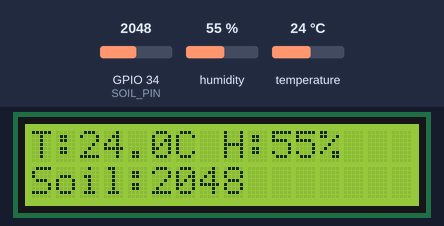
A sketch run on a simulated ESP32. Parts: 16×2 character LCD. The inputs (shaded band) are chosen by the test bench; at power-on: humidity 55 %, GPIO 34 (SOIL_PIN) = 2048, temperature 24 °C. WiFi joins after 1.5 s; servers stay silent unless stated; uploads are accepted with an empty reply; what the sketch prints to the serial monitor is not drawn.

Above: at 5.7 s.
5.8 s: humidity set to 22 %
At 8.0 s:
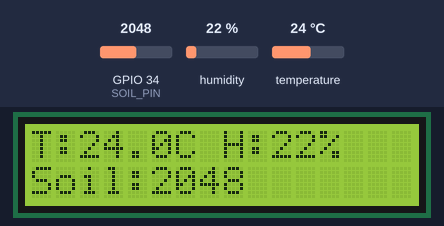
8.6 s: GPIO 34 (SOIL_PIN) set to 2866
At 9.8 s:
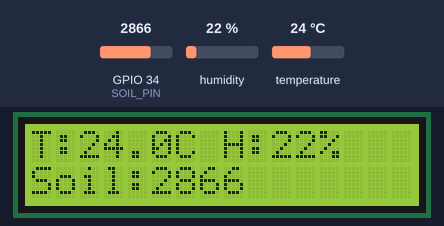
11.4 s: temperature set to 12 °C
At 14.1 s:
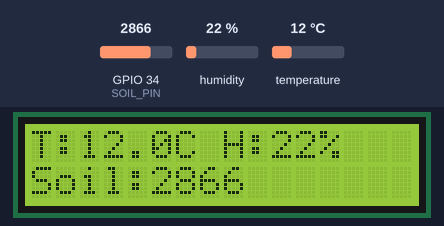
14.4 s: GPIO 34 (SOIL_PIN) set to 3603
At 16.2 s:
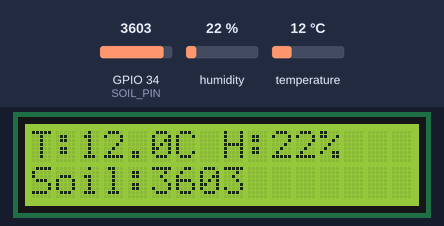
17.2 s: humidity set to 40 %
At 17.8 s:
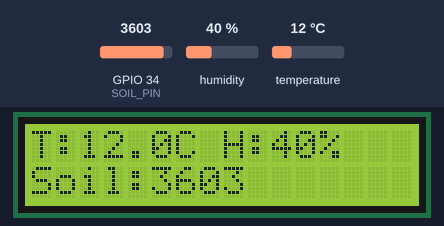
20.0 s: GPIO 34 (SOIL_PIN) set to 4095
At 22.5 s:
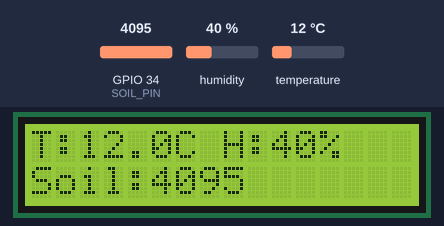
Timing chart, 0 to 24.0 s (numbered marks = the images above; inputs shaded):
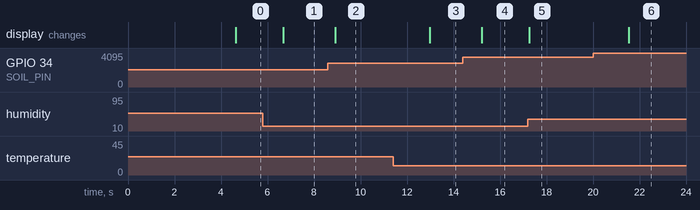

Measured:
- after the input at 5.8 s, the display: changes after 0.87 s (image 1)
- after the input at 8.6 s, the display: changes after 0.31 s (image 2)
- after the input at 11.4 s, the display: changes after 1.6 s (image 3)
- after the input at 14.4 s, the display: changes after 0.82 s (image 4)
- after the input at 17.2 s, the display: changes after 0.06 s (image 5)
- after the input at 20.0 s, the display: changes after 1.5 s (image 6)

The sketch:

main.ino
```cpp
#include <WiFi.h>
#include <HTTPClient.h>
#include <Wire.h>
#include <LiquidCrystal_I2C.h>
#include <DHT.h>

// =========================
// WIFI / CLOUD CONFIG
// =========================
const char* WIFI_SSID = "iotsimpleforfarming";
const char* WIFI_PASSWORD = "khilya1803";
const char* API_URL = "https://simple-iot-cloud.helmaliaputri622.workers.dev/update";
const unsigned long POST_INTERVAL_MS = 5000;

// =========================
// PIN CONFIG
// =========================
#define DHTPIN 4
#define DHTTYPE DHT22

#define SOIL_PIN 34

// =========================
// OBJECT
// =========================
DHT dht(DHTPIN, DHTTYPE);

// Ganti 0x27 menjadi 0x3F jika LCD tidak tampil
LiquidCrystal_I2C lcd(0x27, 16, 2);
unsigned long lastPostMillis = 0;

void connectWiFi() {
  Serial.print("Connecting to Wi-Fi");
  WiFi.begin(WIFI_SSID, WIFI_PASSWORD);

  unsigned long start = millis();
  while (WiFi.status() != WL_CONNECTED && millis() - start < 20000) {
    Serial.print(".");
    delay(500);
  }

  if (WiFi.status() == WL_CONNECTED) {
    Serial.println();
    Serial.print("Wi-Fi connected, IP: ");
    Serial.println(WiFi.localIP());
  } else {
    Serial.println();
    Serial.println("Wi-Fi connection failed.");
  }
}

void sendSensorData(float temperature, float humidity, int soilValue) {
  if (WiFi.status() != WL_CONNECTED) {
    Serial.println("Wi-Fi not connected, skipping cloud update.");
    return;
  }

  HTTPClient http;
  String payload = "{";
  payload += "\"temperature\":" + String(temperature, 1) + ",";
  payload += "\"humidity\":" + String(humidity, 1) + ",";
  payload += "\"soilValue\":" + String(soilValue);
  payload += "}";

  Serial.print("Posting to cloud: ");
  Serial.println(payload);

  http.begin(API_URL);
  http.addHeader("Content-Type", "application/json");
  int httpResponseCode = http.POST(payload);

  if (httpResponseCode > 0) {
    Serial.print("POST response code: ");
    Serial.println(httpResponseCode);
    String response = http.getString();
    Serial.print("Response body: ");
    Serial.println(response);
  } else {
    Serial.print("HTTP POST failed: ");
    Serial.println(httpResponseCode);
  }

  http.end();
}

void setup() {

  // =========================
  // SERIAL MONITOR
  // =========================
  Serial.begin(115200);

  // =========================
  // DHT22
  // =========================
  dht.begin();

  // =========================
  // LCD
  // =========================
  lcd.init();
  lcd.backlight();

  // =========================
  // START MESSAGE
  // =========================
  lcd.setCursor(0, 0);
  lcd.print("SMART FARMING");

  lcd.setCursor(0, 1);
  lcd.print("ESP32 READY");

  Serial.println("================================");
  Serial.println("ESP32 SMART FARMING TEST");
  Serial.println("DHT22 + SOIL + LCD + WIFI");
  Serial.println("================================");

  connectWiFi();
  delay(3000);

  lcd.clear();
}

void loop() {

  // =========================
  // READ DHT22
  // =========================
  float temperature = dht.readTemperature();
  float humidity = dht.readHumidity();

  // =========================
  // READ SOIL SENSOR
  // =========================
  int soilValue = analogRead(SOIL_PIN);

  // =========================
  // CHECK DHT ERROR
  // =========================
  if (isnan(temperature) || isnan(humidity)) {

    Serial.println("DHT22 ERROR!");

    lcd.clear();
    lcd.setCursor(0, 0);
    lcd.print("DHT22 ERROR");

    delay(2000);
    return;
  }

  // =========================
  // SERIAL OUTPUT
  // =========================
  Serial.println("========== SENSOR DATA ==========");

  Serial.print("Temperature : ");
  Serial.print(temperature);
  Serial.println(" C");

  Serial.print("Humidity    : ");
  Serial.print(humidity);
  Serial.println(" %");

  Serial.print("Soil Value  : ");
  Serial.println(soilValue);

  Serial.println("=================================");
  Serial.println();

  // =========================
  // LCD DISPLAY
  // =========================
  lcd.clear();

  // Baris 1
  lcd.setCursor(0, 0);
  lcd.print("T:");
  lcd.print(temperature, 1);
  lcd.print("C ");

  lcd.print("H:");
  lcd.print(humidity, 0);
  lcd.print("%");

  // Baris 2
  lcd.setCursor(0, 1);
  lcd.print("Soil:");
  lcd.print(soilValue);

  if (millis() - lastPostMillis >= POST_INTERVAL_MS) {
    sendSensorData(temperature, humidity, soilValue);
    lastPostMillis = millis();
  }

  // =========================
  // DELAY
  // =========================
  delay(2000);
}
```
